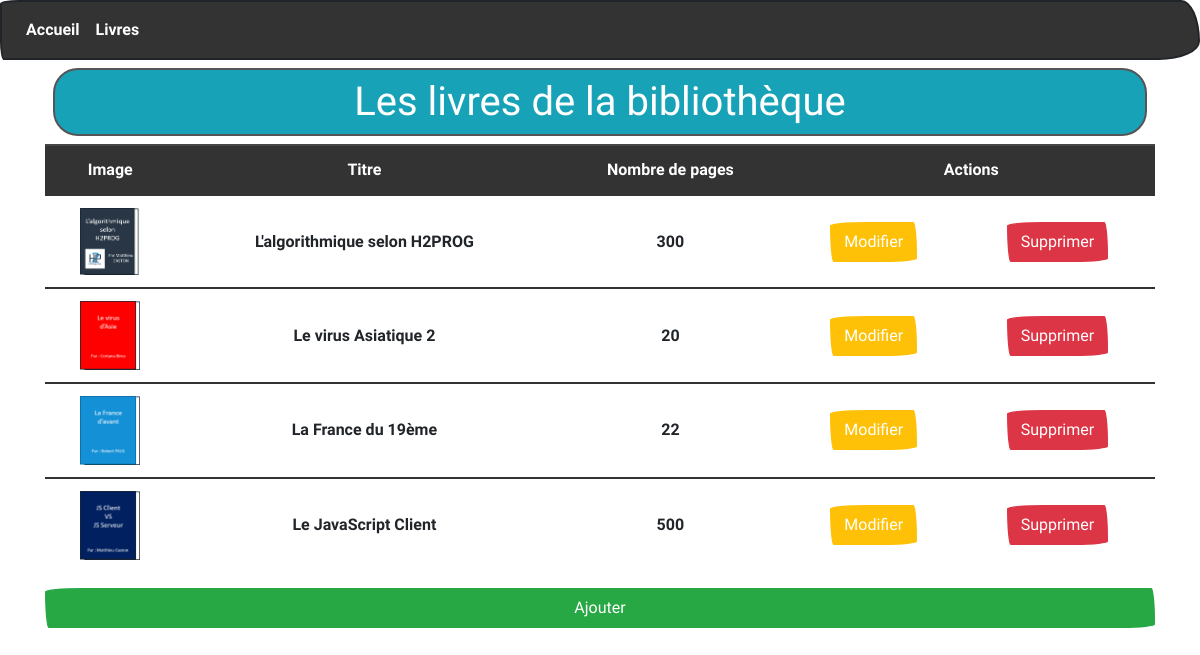
The app's page /livres.php with its own data.
### tables this page shows
CREATE TABLE `livres` (
  `id` int(11) NOT NULL,
  `titre` varchar(150) NOT NULL,
  `nbPages` int(11) NOT NULL,
  `image` varchar(150) NOT NULL
);

### LivreManager.class.php (called while the page is built, shortened)
<?php
require_once "Model.class.php";
require_once "Livre.class.php";
class LivreManager extends Model{
    private $livres;
    public function ajoutLivre($livre){
        $this->livres[] = $livre;
    }
    public function getLivres(){
        return $this->livres;
    }
    public function chargementLivres(){
        $req = $this->getBdd()->prepare("SELECT * FROM livres");
        $req->execute();
        $mesLivres = $req->fetchAll(PDO::FETCH_ASSOC);
    }
}

### Livre.class.php (called while the page is built, shortened)
<?php
class Livre{
    private $titre;
    private $nbPages;
    private $image;
    public function __construct($id,$titre,$nbPages,$image){
        $this->titre = $titre;
        $this->nbPages = $nbPages;
        $this->image = $image;
    }
    public function getTitre(){return $this->titre;}
    public function getNbPages(){return $this->nbPages;}
    public function getImage(){return $this->image;}
}

### Model.class.php (called while the page is built, shortened)
<?php
abstract class Model{
    private static $pdo;
    private static function setBdd(){
        self::$pdo = new PDO("mysql:host=localhost;dbname=biblio;charset=utf8","root","");
        self::$pdo->setAttribute(PDO::ATTR_ERRMODE,PDO::ERRMODE_WARNING);
    }
    protected function getBdd(){
        return self::$pdo;
    }
}

### livres.php (the view, shortened to what this page needs)
<?php
require_once "LivreManager.class.php";
$livreManager = new LivreManager;
$livreManager->chargementLivres();
?>
<table class="table text-center">
    <tr class="table-dark">
        <th>Image</th>
        <th>Titre</th>
        <th>Nombre de pages</th>
        <th colspan="2">Actions</th>
    </tr>
    <?php
    $livres = $livreManager->getLivres();
    for($i=0; $i < count($livres);$i++) :
    ?>
    <tr>
        <td class="align-middle"><img src="public/images/<?= $livres[$i]->getImage(); ?>" width="60px;"></td>
        <td class="align-middle"><?= $livres[$i]->getTitre(); ?></td>
        <td class="align-middle"><?= $livres[$i]->getNbPages(); ?></td>
        <td class="align-middle"><a href="" class="btn btn-warning">Modifier</a></td>
        <td class="align-middle"><a href="" class="btn btn-danger">Supprimer</a></td>
    </tr>
    <?php endfor; ?>
</table>
<a href="" class="btn btn-success d-block">Ajouter</a>
<?php
$content = ob_get_clean();
$titre = "Les livres de la bibliothèque";
require "template.php";
?>

### template.php (shortened to what this page needs)
<!DOCTYPE html>
<html lang="en">
<head>
    <link rel="stylesheet" href="https://bootswatch.com/4/sketchy/bootstrap.min.css">
</head>
<body>
    <nav class="navbar navbar-expand-lg navbar-dark bg-primary">
        <div class="collapse navbar-collapse" id="navbarColor01">
            <ul class="navbar-nav mr-auto">
                <li class="nav-item">
                    <a class="nav-link" href="index.php">Accueil</a>
                </li>
                <li class="nav-item">
                    <a class="nav-link" href="livres.php">Livres</a>
                </li>
            </ul>
        </div>
    </nav>
    <div class="container">
        <h1 class="rounded border border-dark p-2 m-2 text-center text-white bg-info"><?= $titre ?></h1>
        <?= $content ?>
    </div>
</body>
</html>

### records on screen
livres: image (picture), titre "L'algorithmique selon H2PROG", nbPages "300"
livres: image (picture), titre "Le virus Asiatique 2", nbPages "20"
livres: image (picture), titre "La France du 19ème", nbPages "22"
livres: image (picture), titre "Le JavaScript Client", nbPages "500"

### other values on screen
$titre "Les livres de la bibliothèque"
